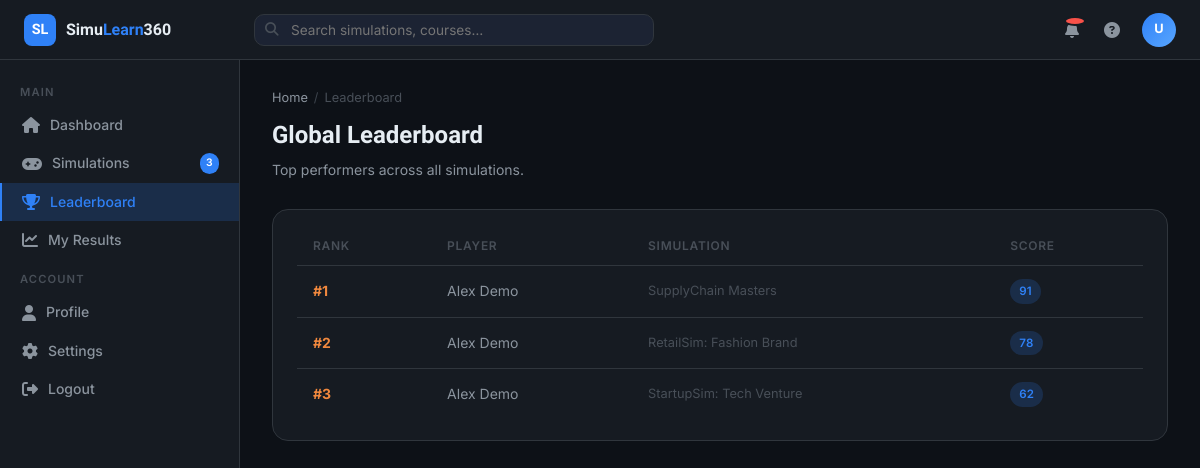
The app's page /preapp/leaderboard.php (signed in) with its own data.
### tables this page shows
CREATE TABLE IF NOT EXISTS `games` (
  `id` INT AUTO_INCREMENT PRIMARY KEY,
  `simulation_id` INT NOT NULL,
  `user_id` INT NOT NULL,
  `company_name` VARCHAR(200) DEFAULT '',
  `current_round` INT DEFAULT 1,
  `status` ENUM('active','completed') DEFAULT 'active',
  `score` DECIMAL(8,2) DEFAULT 0,
  `joined_at` TIMESTAMP DEFAULT CURRENT_TIMESTAMP,
  `deadline` DATE DEFAULT NULL,
  FOREIGN KEY (`simulation_id`) REFERENCES `simulations`(`id`) ON DELETE CASCADE,
  FOREIGN KEY (`user_id`) REFERENCES `users`(`id`) ON DELETE CASCADE
);

CREATE TABLE IF NOT EXISTS `users` (
  `id` INT AUTO_INCREMENT PRIMARY KEY,
  `first_name` VARCHAR(100) NOT NULL,
  `last_name` VARCHAR(100) NOT NULL,
  `email` VARCHAR(200) NOT NULL UNIQUE,
  `password_hash` VARCHAR(255) NOT NULL,
  `role` ENUM('player','instructor') NOT NULL DEFAULT 'player',
  `country` VARCHAR(10) DEFAULT NULL,
  `phone` VARCHAR(40) DEFAULT NULL,
  `created_at` TIMESTAMP DEFAULT CURRENT_TIMESTAMP
);

CREATE TABLE IF NOT EXISTS `simulations` (
  `id` INT AUTO_INCREMENT PRIMARY KEY,
  `name` VARCHAR(200) NOT NULL,
  `description` TEXT,
  `total_rounds` INT DEFAULT 6,
  `created_by` INT DEFAULT NULL,
  `created_at` TIMESTAMP DEFAULT CURRENT_TIMESTAMP,
  FOREIGN KEY (`created_by`) REFERENCES `users`(`id`) ON DELETE SET NULL
);

### preapp/includes/config.php (called while the page is built, shortened)
<?php
function db() {
    static $pdo = null;
    if ($pdo === null) {
        $dsn = sprintf('mysql:host=%s;port=%d;dbname=%s;charset=utf8mb4', DB_HOST, DB_PORT, DB_NAME);
        try {
            $pdo = new PDO($dsn, DB_USER, DB_PASS, [
                PDO::ATTR_ERRMODE            => PDO::ERRMODE_EXCEPTION,
                PDO::ATTR_DEFAULT_FETCH_MODE => PDO::FETCH_ASSOC,
                PDO::ATTR_EMULATE_PREPARES   => false,
            ]);
        } catch (PDOException $ex) {
            $pdo = false;
        }
    }
    return $pdo;
}
function current_user() {
    return $_SESSION['user'] ?? null;
}
function e($str) {
    return htmlspecialchars((string)$str, ENT_QUOTES, 'UTF-8');
}
function db_query($sql, $params = []) {
    $pdo = db();
    try {
        $stmt = $pdo->prepare($sql);
        $stmt->execute($params);
        return $stmt;
    } catch (PDOException $ex) {
        error_log('SimuLearn360 DB query failed: ' . $ex->getMessage());
        return null;
    }
}
function db_fetch_all($sql, $params = []) {
    $stmt = db_query($sql, $params);
    return $stmt ? $stmt->fetchAll() : [];
}

### preapp/leaderboard.php (the view, shortened to what this page needs)
<?php
require_once 'includes/config.php';
$current_page = 'leaderboard';
$rows = db_fetch_all(
    'SELECT u.first_name, u.last_name, g.user_id, g.score, s.name AS sim_name
     FROM games g JOIN users u ON u.id = g.user_id JOIN simulations s ON s.id = g.simulation_id
     ORDER BY g.score DESC LIMIT 50'
);
include 'includes/head.php';
include 'includes/dashboard_layout.php';
?>
<div class="page-header">
  <div class="breadcrumb">
    <a href="dashboard.php">Home</a>
    <span class="sep">/</span>
    <span>Leaderboard</span>
  </div>
  <h1>Global Leaderboard</h1>
  <p>Top performers across all simulations.</p>
</div>
<div class="card">
  <div class="card-body" style="padding-top:16px;">
    <div class="table-wrapper">
      <table>
        <thead>
          <tr><th>Rank</th><th>Player</th><th>Simulation</th><th>Score</th></tr>
        </thead>
        <tbody>
          <?php $i = 1; foreach ($rows as $r): $is_you = (int)$r['user_id'] === (int)$user['id']; ?>
            <tr>
              <td>
                <span class="fw-700" style="color: <?= $i<=3 ? 'var(--accent-warn)' : 'var(--text-muted)' ?>">#<?= $i ?></span>
              </td>
              <td class="<?= $is_you ? 'fw-600 text-accent' : '' ?>">
                <?= e($r['first_name'] . ' ' . $r['last_name']) ?><?= $is_you ? ' (you)' : '' ?>
              </td>
              <td class="text-sm text-muted"><?= e($r['sim_name']) ?></td>
              <td><span class="badge badge-blue"><?= (float)$r['score'] ?></span></td>
            </tr>
          <?php $i++; endforeach; ?>
        </tbody>
      </table>
    </div>
  </div>
</div>
  </main>
</div>
</body>
</html>

### preapp/includes/head.php (shortened to what this page needs)
<!DOCTYPE html>
<html lang="en">
<head>
  <link rel="stylesheet" href="styles.css">
  <link rel="stylesheet" href="https://cdnjs.cloudflare.com/ajax/libs/font-awesome/6.5.0/css/all.min.css">
</head>
<body>

### preapp/includes/dashboard_layout.php (shortened to what this page needs)
<?php
$user = current_user();
$current_page = $current_page ?? '';
?>
<div class="app-layout">
  <nav class="top-nav">
    <div class="top-nav-brand">
      <div class="top-nav-logo">SL</div>
      <div class="top-nav-name">Simu<span>Learn</span>360</div>
    </div>
    <div class="top-nav-search">
      <i class="fa fa-search icon"></i>
      <input type="text" placeholder="Search simulations, courses…">
    </div>
    <div class="top-nav-actions">
      <button class="top-nav-icon-btn" title="Notifications">
        <i class="fa fa-bell"></i>
        <span class="badge"></span>
      </button>
      <button class="top-nav-icon-btn" title="Help">
        <i class="fa fa-circle-question"></i>
      </button>
      <div class="top-nav-avatar" title="<?= e($user['first_name'] ?? 'User') ?>">
        <?= strtoupper(substr($user['first_name'] ?? 'U', 0, 1)) ?>
      </div>
    </div>
  </nav>
  <aside class="sidebar">
    <div class="sidebar-section">
      <div class="sidebar-section-title">Main</div>
      <a href="dashboard.php" class="sidebar-item <?= $current_page === 'dashboard' ? 'active' : '' ?>">
        <i class="fa fa-house icon"></i> Dashboard
      </a>
      <a href="simulations.php" class="sidebar-item <?= $current_page === 'simulations' ? 'active' : '' ?>">
        <i class="fa fa-gamepad icon"></i> Simulations
        <span class="badge">3</span>
      </a>
      <a href="leaderboard.php" class="sidebar-item <?= $current_page === 'leaderboard' ? 'active' : '' ?>">
        <i class="fa fa-trophy icon"></i> Leaderboard
      </a>
      <a href="results.php" class="sidebar-item <?= $current_page === 'results' ? 'active' : '' ?>">
        <i class="fa fa-chart-line icon"></i> My Results
      </a>
    </div>
    <div class="sidebar-section">
      <div class="sidebar-section-title">Account</div>
      <a href="profile.php" class="sidebar-item <?= $current_page === 'profile' ? 'active' : '' ?>">
        <i class="fa fa-user icon"></i> Profile
      </a>
      <a href="settings.php" class="sidebar-item <?= $current_page === 'settings' ? 'active' : '' ?>">
        <i class="fa fa-gear icon"></i> Settings
      </a>
      <a href="logout.php" class="sidebar-item">
        <i class="fa fa-right-from-bracket icon"></i> Logout
      </a>
    </div>
  </aside>
  <main class="main-content">

### records on screen
games: user.last_name "Alex Demo", simulation.name "SupplyChain Masters", score "91"
games: user.last_name "Alex Demo", simulation.name "RetailSim: Fashion Brand", score "78"
games: user.last_name "Alex Demo", simulation.name "StartupSim: Tech Venture", score "62"

### other values on screen
substr($user['first_name'] ?? 'U', 0, 1) "U"
